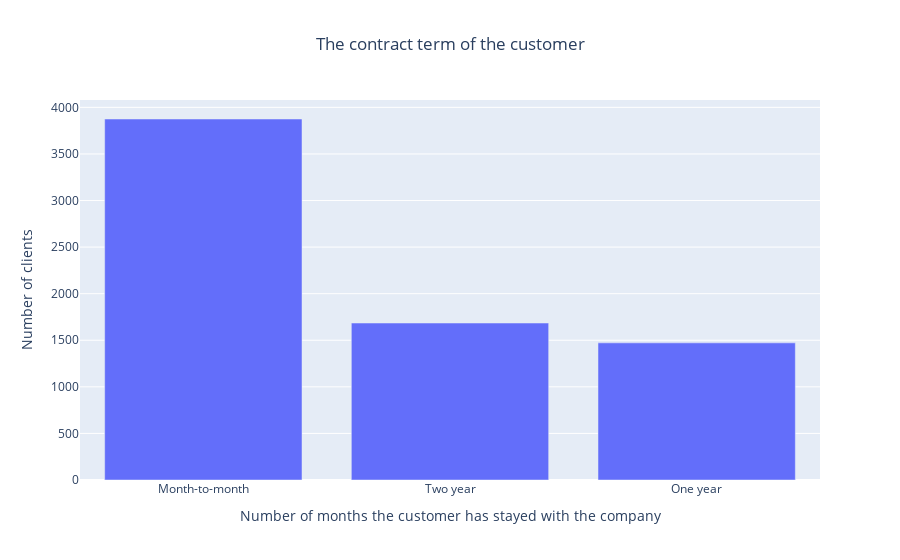

The cell this chart's notebook holds for it:
### Code cell
labels = list(df.Contract.value_counts().index)
values = list(df.Contract.value_counts().values)

fig = go.Figure(data=[go.Bar(x = labels, y = values)])
fig.update_layout(
    title="The contract term of the customer",
    title_x = 0.5,
    xaxis_title="Number of months the customer has stayed with the company",
    yaxis_title="Number of clients")
fig.show()
fig.write_html("gr1_4.html")

### Figure 1 — Plotly figure (JSON) as saved in the notebook; plotly's stock layout.template omitted (floating-point values rounded to 4 significant figures)
{"data": [{"type": "bar", "x": ["Month-to-month", "Two year", "One year"], "y": [3875, 1685, 1472]}], "layout": {"title": {"text": "The contract term of the customer", "x": 0.5}, "xaxis": {"title": {"text": "Number of months the customer has stayed with the company"}}, "yaxis": {"title": {"text": "Number of clients"}}}}
